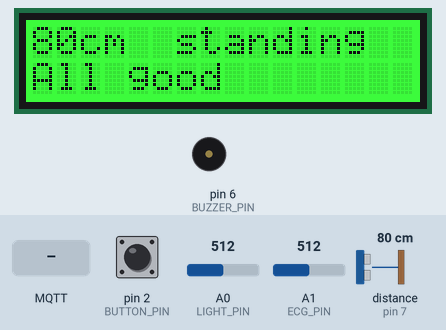
Simulated run of this sketch. Board: Arduino Uno WiFi Rev2. Shown: 16×2 character LCD, buzzer (waves = sounding, pin HIGH). Wiring (inferred from the names in the program): ultrasonic range finder: trigger pin 7; echo pin 7. The inputs (shaded band) are chosen by the test bench; at power-on: pin 2 (BUTTON_PIN) LOW, distance to the obstacle (sensor on pin 7) 80 cm, A0 (LIGHT_PIN) = 512, A1 (ECG_PIN) = 512. The echo pulse lasts 58.3 µs per cm; WiFi joins after 1.5 s; servers stay silent unless stated; no MQTT or app messages arrive unless stated; what the sketch prints to the serial monitor is not drawn.

Above: at 2.8 s.
2.9 s: pin 2 (BUTTON_PIN) pulled HIGH for 0.15 s
At 4.4 s:
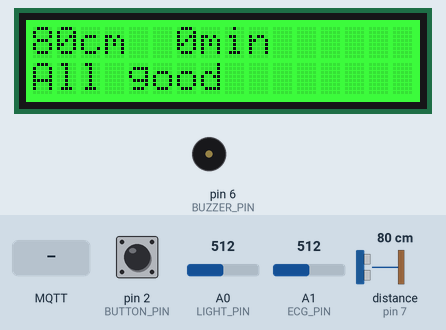
5.5 s: MQTT message "1" arrives on the first subscribed topic
At 7.4 s:
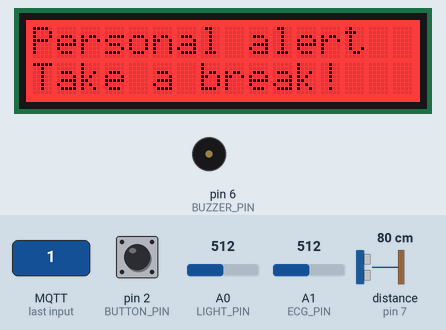
7.7 s: distance to the obstacle (sensor on pin 7) set to 2 cm
13.7 s: pin 2 (BUTTON_PIN) pulled HIGH for 1 s
At 17.8 s:
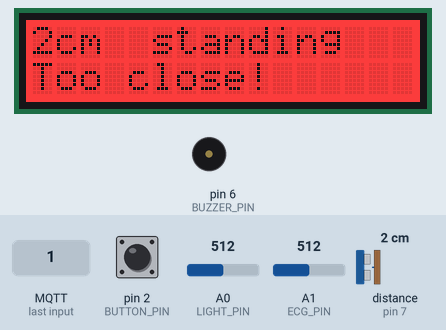
18.1 s: pin 2 (BUTTON_PIN) pulled HIGH for 0.15 s
At 18.8 s:
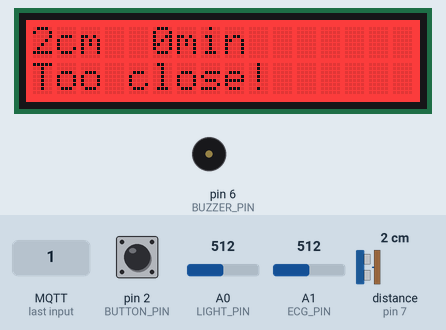
19.8 s: pin 2 (BUTTON_PIN) pulled HIGH for 3.2 s
At 24.4 s:
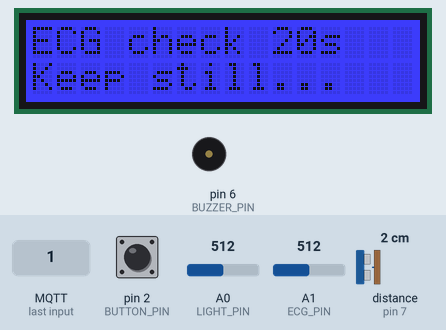
Timing chart, 0 to 25.9 s (numbered marks = the images above; inputs shaded):
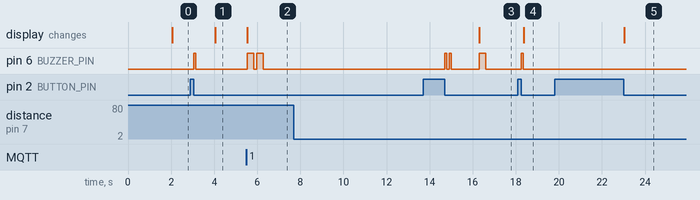

Measured:
- after the input at 2.9 s, pin 6 (BUZZER_PIN): LOW → HIGH after 0.15 s, → LOW 0.10 s later; the display: changes after 1.1 s (image 1)
- after the input at 5.5 s, pin 6 (BUZZER_PIN): alternates HIGH for 0.30 s and LOW for 0.15 s, 4 changes in all, then stays LOW, starting at once; the display: changes at once (image 2)
- after the input at 7.7 s, every drawn part: stays the same
- after the input at 13.7 s, the display: changes after 2.6 s (image 3)
- after the input at 18.1 s, pin 6 (BUZZER_PIN): LOW → HIGH after 0.15 s, → LOW 0.10 s later; the display: changes after 0.27 s (image 4)
- after the input at 19.8 s, the display: changes after 3.2 s (image 5)

The sketch:

sdg_desk.ino
```cpp
/*
  Smart Desk Guardian - Arduino Uno WiFi Rev2
  Reads the sensors, shows alerts on the LCD and buzzer,
  and sends the readings to the Raspberry Pi over WiFi (MQTT).

  Short press on the button  = start / stop sitting
  Long press (2 s or more)   = start a 20 second ECG heart check
  Personal alerts from the Pi (sdg/alerts) are shown straight away
*/

#include <WiFiNINA.h>          // WiFi on the Uno WiFi Rev2
#include <ArduinoMqttClient.h> // MQTT messages
#include <Wire.h>              // I2C, used by the LCD
#include "rgb_lcd.h"           // Grove LCD RGB Backlight

// ---------- 1. SETTINGS: change these ----------
const char WIFI_NAME[]     = "Mehdi’s iPhone";
const char WIFI_PASSWORD[] = "Mehdi1234";
const char BROKER[]        = "192.168.1.50";   // the Pi's IP address (ask Angel)
const int  BROKER_PORT     = 1883;

const int TOO_CLOSE_CM   = 50;   // closer than this = too close
const int MAX_SIT_MIN    = 45;   // sitting longer than this = stand up
const int TOO_DARK       = 200;  // light value below this = too dark
const int RESTING_BPM    = 75;   // your own resting heart rate
const int BPM_MARGIN     = 15;   // alert if bpm > RESTING_BPM + BPM_MARGIN

// ---------- 2. PINS (Grove Base Shield ports) ----------
const int BUTTON_PIN     = 2;    // D2
const int BUZZER_PIN     = 6;    // D6
const int ULTRASONIC_PIN = 7;    // D7
const int LIGHT_PIN      = A0;   // A0
const int ECG_PIN        = A1;   // A1
// LCD -> any I2C port

// ---------- 3. VARIABLES (the Arduino's memory) ----------
WiFiClient wifiClient;
MqttClient mqttClient(wifiClient);
rgb_lcd lcd;

bool sitting = false;               // is the user sitting now?
unsigned long sitStart = 0;         // when they sat down (ms)
int distance = 0;                   // cm, 0 = nobody detected
int light = 0;                      // 0 (dark) to 1023 (bright)
int lastBpm = 0;                    // result of the last ECG check
unsigned long ecgDoneAt = 0;        // when the last ECG check ended
bool hadAlert = false;              // was there an alert last time?
unsigned long lastSend = 0;         // last time we sent readings
unsigned long lastReconnect = 0;    // last time we tried to reconnect

String piAlertText = "";            // last personal alert from the Pi
unsigned long piAlertUntil = 0;     // show it on the LCD until this time
bool ecgRunning = false;            // true during an ECG check

bool lastButton = LOW;
unsigned long pressedAt = 0;

// ======================================================
void setup() {
  Serial.begin(9600);
  pinMode(BUTTON_PIN, INPUT);
  pinMode(BUZZER_PIN, OUTPUT);

  lcd.begin(16, 2);
  lcd.setRGB(0, 0, 255);
  lcd.print("Smart Desk");
  lcd.setCursor(0, 1);
  lcd.print("Guardian...");

  connectWifiAndMqtt();
}

// ======================================================
void loop() {
  checkButton();                    // check the button as often as possible

  if (millis() - lastSend >= 2000) { // every 2 seconds:
    lastSend = millis();
    distance = readDistance();
    light = analogRead(LIGHT_PIN);
    showAndWarn();                   // LCD + buzzer
    sendReadings();                  // to the Pi
  }

  // If WiFi or MQTT was lost, try again every 30 s (alerts keep working meanwhile)
  if (!mqttClient.connected() && millis() - lastReconnect > 30000) {
    lastReconnect = millis();
    connectWifiAndMqtt();
  }
  mqttClient.poll();                // keeps the MQTT connection alive
}

// ---------- BUTTON: short press = sitting, long press = ECG ----------
void checkButton() {
  bool button = digitalRead(BUTTON_PIN);   // HIGH = pressed

  if (button == HIGH && lastButton == LOW) {        // just pressed
    pressedAt = millis();
  }
  if (button == LOW && lastButton == HIGH) {        // just released
    unsigned long held = millis() - pressedAt;
    if (held >= 2000) {
      runEcgCheck();
    } else if (held > 50) {                         // ignore "bounces" under 50 ms
      toggleSitting();
    }
  }
  lastButton = button;
}

void toggleSitting() {
  if (!sitting) {
    sitting = true;
    sitStart = millis();
    publish("sdg/session", "{\"event\": \"start\"}");
    beep(100);
  } else {
    sitting = false;
    unsigned long seconds = (millis() - sitStart) / 1000;
    publish("sdg/session", "{\"event\": \"stop\", \"duration_s\": " + String(seconds) + "}");
    beep(100); delay(100); beep(100);
  }
}

// ---------- ULTRASONIC: distance in cm ----------
int readDistance() {
  pinMode(ULTRASONIC_PIN, OUTPUT);          // 1. send a short "ping"
  digitalWrite(ULTRASONIC_PIN, LOW);
  delayMicroseconds(2);
  digitalWrite(ULTRASONIC_PIN, HIGH);
  delayMicroseconds(5);
  digitalWrite(ULTRASONIC_PIN, LOW);
  pinMode(ULTRASONIC_PIN, INPUT);           // 2. listen for the echo
  long echoTime = pulseIn(ULTRASONIC_PIN, HIGH, 25000);  // microseconds, 0 = no echo
  return echoTime / 29 / 2;                 // 3. sound: 29 us per cm, there and back
}

// ---------- SITTING TIME in minutes ----------
int sitMinutes() {
  if (!sitting) return 0;
  return (millis() - sitStart) / 60000;
}

// ---------- LCD + BUZZER ----------
void showAndWarn() {
  // A personal alert from the Pi stays on screen for 10 seconds
  if (millis() < piAlertUntil) return;

  String warning = "";
  if (distance > 0 && distance < TOO_CLOSE_CM) warning = "Too close!";
  else if (sitMinutes() >= MAX_SIT_MIN)        warning = "Stand up!";
  else if (light < TOO_DARK)                   warning = "Too dark!";

  // Line 1: the values
  lcd.clear();
  lcd.setCursor(0, 0);
  lcd.print(String(distance) + "cm  " + (sitting ? String(sitMinutes()) + "min" : "standing"));

  // Line 2: warning, or OK
  lcd.setCursor(0, 1);
  if (warning != "") {
    lcd.setRGB(255, 0, 0);          // red
    lcd.print(warning);
    if (!hadAlert) beep(300);       // beep only when a NEW alert starts
    hadAlert = true;
  } else {
    lcd.setRGB(0, 255, 0);          // green
    lcd.print("All good");
    hadAlert = false;
  }
}

void beep(int ms) {
  digitalWrite(BUZZER_PIN, HIGH);
  delay(ms);
  digitalWrite(BUZZER_PIN, LOW);
}

// ---------- ECG HEART CHECK (20 seconds, user keeps still) ----------
void runEcgCheck() {
  ecgRunning = true;
  lcd.clear();
  lcd.setRGB(0, 0, 255);            // blue
  lcd.print("ECG check 20s");
  lcd.setCursor(0, 1);
  lcd.print("Keep still...");

  unsigned long start = millis();
  unsigned long lastSample = 0;
  unsigned long lastBeat = 0;
  unsigned long intervalSum = 0;
  int beats = 0;
  int minV = 1023, maxV = 0;

  while (millis() - start < 20000) {
    if (millis() - lastSample >= 5) {               // read 200 times per second
      lastSample = millis();
      int v = analogRead(ECG_PIN);

      if (millis() - start < 3000) {                // first 3 s: learn the signal range
        if (v < minV) minV = v;
        if (v > maxV) maxV = v;
      } else {
        int threshold = minV + (maxV - minV) * 7 / 10;   // 70% of the way to the top
        if (v > threshold && millis() - lastBeat > 300) { // a heartbeat peak
          if (lastBeat > 0) {
            intervalSum += millis() - lastBeat;     // time since the previous beat
            beats++;
          }
          lastBeat = millis();
        }
      }
    }
    mqttClient.poll();
  }

  lcd.clear();
  if (beats < 5) {                                  // not enough clean beats
    lcd.setRGB(255, 120, 0);
    lcd.print("ECG failed");
    lcd.setCursor(0, 1);
    lcd.print("Check pads");
    lastBpm = 0;
  } else {
    lastBpm = 60000UL * beats / intervalSum;        // beats per minute
    ecgDoneAt = millis();
    lcd.print("Heart: " + String(lastBpm) + " bpm");
    lcd.setCursor(0, 1);
    if (lastBpm > RESTING_BPM + BPM_MARGIN) {
      lcd.setRGB(255, 0, 0);
      lcd.print("Above resting!");
      beep(300);
    } else {
      lcd.setRGB(0, 255, 0);
      lcd.print("Normal");
    }
  }
  delay(4000);                                      // show the result for 4 s
  ecgRunning = false;
}

// ---------- PERSONAL ALERT FROM THE PI (runs as soon as one arrives) ----------
void onPiAlert(int messageSize) {
  String text = "";
  while (mqttClient.available()) {                  // read the message letter by letter
    text += (char)mqttClient.read();
  }
  Serial.println("Pi alert: " + text);

  if (text.indexOf("\"type\": \"heart\"") >= 0) piAlertText = "Heart rate high!";
  else                                           piAlertText = "Take a break!";

  if (ecgRunning) return;                           // don't disturb an ECG check

  piAlertUntil = millis() + 10000;                  // keep it on the LCD for 10 s
  lcd.clear();
  lcd.setRGB(255, 0, 0);                            // red
  lcd.print("Personal alert");
  lcd.setCursor(0, 1);
  lcd.print(piAlertText);
  beep(300); delay(150); beep(300);                 // double beep = from the Pi
}

// ---------- SEND TO THE PI ----------
void sendReadings() {
  int bpm = 0;
  if (lastBpm > 0 && millis() - ecgDoneAt < 60000) bpm = lastBpm;  // show for 1 minute

  String json = "{\"distance\": " + String(distance) +
                ", \"light\": " + String(light) +
                ", \"sitting\": " + (sitting ? "true" : "false") +
                ", \"sit_minutes\": " + String(sitMinutes()) +
                ", \"bpm\": " + String(bpm) + "}";
  publish("sdg/readings", json);
  Serial.println(json);             // also show it in the Serial Monitor
}

void publish(const char* topic, const String& text) {
  if (!mqttClient.connected()) return;   // offline: skip, alerts still work
  mqttClient.beginMessage(topic);
  mqttClient.print(text);
  mqttClient.endMessage();
}

// ---------- WIFI + MQTT CONNECTION ----------
void connectWifiAndMqtt() {
  if (WiFi.status() != WL_CONNECTED) {
    Serial.print("Connecting to WiFi... ");
    WiFi.begin(WIFI_NAME, WIFI_PASSWORD);
    if (WiFi.status() != WL_CONNECTED) {
      Serial.println("failed (will retry)");
      return;
    }
    Serial.print("OK, my IP: ");
    Serial.println(WiFi.localIP());
  }
  Serial.print("Connecting to the Pi... ");
  if (mqttClient.connect(BROKER, BROKER_PORT)) {
    Serial.println("OK");
    mqttClient.onMessage(onPiAlert);                // call onPiAlert for each message
    mqttClient.subscribe("sdg/alerts");             // listen to the Pi's alerts
  } else {
    Serial.print("failed, error ");
    Serial.println(mqttClient.connectError());
  }
}
```
